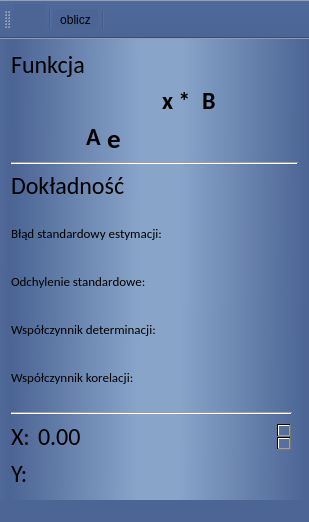
<?xml version="1.0" encoding="UTF-8"?>
<ui version="4.0">
 <class>MainWindow</class>
 <widget class="QMainWindow" name="MainWindow">
  <property name="enabled">
   <bool>true</bool>
  </property>
  <property name="geometry">
   <rect>
    <x>0</x>
    <y>0</y>
    <width>309</width>
    <height>522</height>
   </rect>
  </property>
  <property name="windowTitle">
   <string>Aproksymacja</string>
  </property>
  <property name="windowIcon">
   <iconset resource="resources.qrc">
    <normaloff>:/pictures/1495918086_line-chart_2.png</normaloff>:/pictures/1495918086_line-chart_2.png</iconset>
  </property>
  <property name="styleSheet">
   <string notr="true">background-color: rgb(76, 101, 149, 255)</string>
  </property>
  <widget class="QWidget" name="centralWidget">
   <property name="styleSheet">
    <string notr="true">background-color: qlineargradient(spread:reflect, x1:0.518, y1:0.455, x2:1, y2:0.46, stop:0.139423 rgba(136, 164, 201, 255), stop:0.985577 rgba(76, 101, 149, 255))</string>
   </property>
   <layout class="QGridLayout" name="gridLayout">
    <item row="9" column="0">
     <layout class="QFormLayout" name="formLayout">
      <property name="sizeConstraint">
       <enum>QLayout::SetMinimumSize</enum>
      </property>
      <item row="0" column="0">
       <widget class="QLabel" name="label_2">
        <property name="font">
         <font>
          <family>Calibri</family>
          <pointsize>10</pointsize>
         </font>
        </property>
        <property name="styleSheet">
         <string notr="true">background-color:qlineargradient(spread:pad, x1:1, y1:1, x2:0, y2:0, stop:1 rgba(20, 26, 60, 0))</string>
        </property>
        <property name="text">
         <string>Błąd standardowy estymacji:</string>
        </property>
       </widget>
      </item>
      <item row="1" column="0">
       <widget class="QLabel" name="label_3">
        <property name="font">
         <font>
          <family>Calibri</family>
          <pointsize>10</pointsize>
         </font>
        </property>
        <property name="styleSheet">
         <string notr="true">background-color:qlineargradient(spread:pad, x1:1, y1:1, x2:0, y2:0, stop:1 rgba(20, 26, 60, 0))</string>
        </property>
        <property name="text">
         <string>Odchylenie standardowe:</string>
        </property>
       </widget>
      </item>
      <item row="2" column="0">
       <widget class="QLabel" name="label_5">
        <property name="font">
         <font>
          <family>Calibri</family>
          <pointsize>10</pointsize>
         </font>
        </property>
        <property name="styleSheet">
         <string notr="true">background-color:qlineargradient(spread:pad, x1:1, y1:1, x2:0, y2:0, stop:1 rgba(20, 26, 60, 0))</string>
        </property>
        <property name="text">
         <string>Współczynnik determinacji:</string>
        </property>
       </widget>
      </item>
      <item row="3" column="0">
       <widget class="QLabel" name="label_6">
        <property name="font">
         <font>
          <family>Calibri</family>
          <pointsize>10</pointsize>
         </font>
        </property>
        <property name="styleSheet">
         <string notr="true">background-color:qlineargradient(spread:pad, x1:1, y1:1, x2:0, y2:0, stop:1 rgba(20, 26, 60, 0))</string>
        </property>
        <property name="text">
         <string>Współczynnik korelacji:</string>
        </property>
       </widget>
      </item>
      <item row="0" column="1">
       <widget class="QTextBrowser" name="standardErrorOfEstymation">
        <property name="sizePolicy">
         <sizepolicy hsizetype="Minimum" vsizetype="Minimum">
          <horstretch>0</horstretch>
          <verstretch>0</verstretch>
         </sizepolicy>
        </property>
        <property name="maximumSize">
         <size>
          <width>80</width>
          <height>30</height>
         </size>
        </property>
        <property name="font">
         <font>
          <family>Calibri</family>
          <pointsize>10</pointsize>
          <weight>75</weight>
          <bold>true</bold>
         </font>
        </property>
        <property name="styleSheet">
         <string notr="true">background-color:qlineargradient(spread:pad, x1:1, y1:1, x2:0, y2:0, stop:1 rgba(20, 26, 60, 0))</string>
        </property>
        <property name="frameShape">
         <enum>QFrame::NoFrame</enum>
        </property>
        <property name="frameShadow">
         <enum>QFrame::Plain</enum>
        </property>
       </widget>
      </item>
      <item row="1" column="1">
       <widget class="QTextBrowser" name="standardDeviationForRegresionLine">
        <property name="maximumSize">
         <size>
          <width>80</width>
          <height>30</height>
         </size>
        </property>
        <property name="font">
         <font>
          <family>Calibri</family>
          <pointsize>10</pointsize>
          <weight>75</weight>
          <bold>true</bold>
         </font>
        </property>
        <property name="styleSheet">
         <string notr="true">background-color:qlineargradient(spread:pad, x1:1, y1:1, x2:0, y2:0, stop:1 rgba(20, 26, 60, 0))</string>
        </property>
        <property name="frameShape">
         <enum>QFrame::NoFrame</enum>
        </property>
       </widget>
      </item>
      <item row="2" column="1">
       <widget class="QTextBrowser" name="coefficientOfdetermination">
        <property name="maximumSize">
         <size>
          <width>80</width>
          <height>30</height>
         </size>
        </property>
        <property name="font">
         <font>
          <family>Calibri</family>
          <pointsize>10</pointsize>
          <weight>75</weight>
          <bold>true</bold>
         </font>
        </property>
        <property name="styleSheet">
         <string notr="true">background-color:qlineargradient(spread:pad, x1:1, y1:1, x2:0, y2:0, stop:1 rgba(20, 26, 60, 0))</string>
        </property>
        <property name="frameShape">
         <enum>QFrame::NoFrame</enum>
        </property>
       </widget>
      </item>
      <item row="3" column="1">
       <widget class="QTextBrowser" name="correlationCoefficient">
        <property name="maximumSize">
         <size>
          <width>80</width>
          <height>30</height>
         </size>
        </property>
        <property name="font">
         <font>
          <family>Calibri</family>
          <pointsize>10</pointsize>
          <weight>75</weight>
          <bold>true</bold>
         </font>
        </property>
        <property name="styleSheet">
         <string notr="true">background-color:qlineargradient(spread:pad, x1:1, y1:1, x2:0, y2:0, stop:1 rgba(20, 26, 60, 0))</string>
        </property>
        <property name="frameShape">
         <enum>QFrame::NoFrame</enum>
        </property>
       </widget>
      </item>
     </layout>
    </item>
    <item row="0" column="0">
     <widget class="QLabel" name="label">
      <property name="font">
       <font>
        <family>Calibri</family>
        <pointsize>18</pointsize>
       </font>
      </property>
      <property name="styleSheet">
       <string notr="true">background-color:qlineargradient(spread:pad, x1:1, y1:1, x2:0, y2:0, stop:1 rgba(20, 26, 60, 0))</string>
      </property>
      <property name="text">
       <string>Funkcja</string>
      </property>
     </widget>
    </item>
    <item row="6" column="0">
     <widget class="QLabel" name="label_4">
      <property name="font">
       <font>
        <family>Calibri</family>
        <pointsize>18</pointsize>
       </font>
      </property>
      <property name="styleSheet">
       <string notr="true">background-color:qlineargradient(spread:pad, x1:1, y1:1, x2:0, y2:0, stop:1 rgba(20, 26, 60, 0))</string>
      </property>
      <property name="text">
       <string>Dokładność</string>
      </property>
     </widget>
    </item>
    <item row="10" column="0">
     <widget class="Line" name="line">
      <property name="orientation">
       <enum>Qt::Horizontal</enum>
      </property>
     </widget>
    </item>
    <item row="5" column="0" colspan="2">
     <widget class="Line" name="line_2">
      <property name="orientation">
       <enum>Qt::Horizontal</enum>
      </property>
     </widget>
    </item>
    <item row="11" column="0" rowspan="2">
     <layout class="QFormLayout" name="formLayout_2">
      <item row="2" column="0">
       <widget class="QLabel" name="label_8">
        <property name="font">
         <font>
          <family>Calibri</family>
          <pointsize>18</pointsize>
         </font>
        </property>
        <property name="styleSheet">
         <string notr="true">background-color:qlineargradient(spread:pad, x1:1, y1:1, x2:0, y2:0, stop:1 rgba(20, 26, 60, 0))</string>
        </property>
        <property name="text">
         <string>Y:</string>
        </property>
       </widget>
      </item>
      <item row="1" column="0">
       <widget class="QLabel" name="label_9">
        <property name="font">
         <font>
          <family>Calibri</family>
          <pointsize>18</pointsize>
         </font>
        </property>
        <property name="styleSheet">
         <string notr="true">background-color:qlineargradient(spread:pad, x1:1, y1:1, x2:0, y2:0, stop:1 rgba(20, 26, 60, 0))</string>
        </property>
        <property name="text">
         <string>X:</string>
        </property>
       </widget>
      </item>
      <item row="1" column="1">
       <widget class="QDoubleSpinBox" name="valueGet">
        <property name="font">
         <font>
          <family>Calibri</family>
          <pointsize>18</pointsize>
         </font>
        </property>
        <property name="layoutDirection">
         <enum>Qt::LeftToRight</enum>
        </property>
        <property name="autoFillBackground">
         <bool>false</bool>
        </property>
        <property name="styleSheet">
         <string notr="true">border-radius: 10px;
background-color:qlineargradient(spread:pad, x1:1, y1:1, x2:0, y2:0, stop:1 rgba(20, 26, 60, 0))</string>
        </property>
       </widget>
      </item>
      <item row="2" column="1">
       <widget class="QLabel" name="valueDisplay">
        <property name="font">
         <font>
          <family>Calibri</family>
          <pointsize>18</pointsize>
         </font>
        </property>
        <property name="styleSheet">
         <string notr="true">background-color:qlineargradient(spread:pad, x1:1, y1:1, x2:0, y2:0, stop:1 rgba(20, 26, 60, 0))</string>
        </property>
        <property name="text">
         <string/>
        </property>
       </widget>
      </item>
     </layout>
    </item>
    <item row="2" column="0" rowspan="2">
     <layout class="QGridLayout" name="gridLayout_2">
      <item row="2" column="0" alignment="Qt::AlignRight|Qt::AlignTop">
       <widget class="QLabel" name="factorA">
        <property name="font">
         <font>
          <family>Calibri</family>
          <pointsize>18</pointsize>
          <weight>75</weight>
          <bold>true</bold>
         </font>
        </property>
        <property name="styleSheet">
         <string notr="true">background-color:qlineargradient(spread:pad, x1:1, y1:1, x2:0, y2:0, stop:1 rgba(20, 26, 60, 0))</string>
        </property>
        <property name="text">
         <string>A</string>
        </property>
       </widget>
      </item>
      <item row="0" column="1" alignment="Qt::AlignRight|Qt::AlignBottom">
       <widget class="QLabel" name="label_10">
        <property name="font">
         <font>
          <family>Calibri</family>
          <pointsize>18</pointsize>
          <weight>75</weight>
          <bold>true</bold>
         </font>
        </property>
        <property name="styleSheet">
         <string notr="true">background-color:qlineargradient(spread:pad, x1:1, y1:1, x2:0, y2:0, stop:1 rgba(20, 26, 60, 0))</string>
        </property>
        <property name="text">
         <string>x * </string>
        </property>
       </widget>
      </item>
      <item row="0" column="2" alignment="Qt::AlignBottom">
       <widget class="QLabel" name="factorB">
        <property name="font">
         <font>
          <family>Calibri</family>
          <pointsize>18</pointsize>
          <weight>75</weight>
          <bold>true</bold>
         </font>
        </property>
        <property name="styleSheet">
         <string notr="true">background-color:qlineargradient(spread:pad, x1:1, y1:1, x2:0, y2:0, stop:1 rgba(20, 26, 60, 0))</string>
        </property>
        <property name="text">
         <string>B</string>
        </property>
       </widget>
      </item>
      <item row="2" column="1" colspan="2">
       <widget class="QLabel" name="label_7">
        <property name="font">
         <font>
          <family>Calibri</family>
          <pointsize>20</pointsize>
          <weight>75</weight>
          <bold>true</bold>
         </font>
        </property>
        <property name="styleSheet">
         <string notr="true">background-color:qlineargradient(spread:pad, x1:1, y1:1, x2:0, y2:0, stop:1 rgba(20, 26, 60, 0))</string>
        </property>
        <property name="text">
         <string>e</string>
        </property>
       </widget>
      </item>
     </layout>
    </item>
   </layout>
  </widget>
  <widget class="QMenuBar" name="menuBar">
   <property name="geometry">
    <rect>
     <x>0</x>
     <y>0</y>
     <width>309</width>
     <height>20</height>
    </rect>
   </property>
  </widget>
  <widget class="QStatusBar" name="statusBar"/>
  <widget class="QToolBar" name="toolBar">
   <property name="windowTitle">
    <string>toolBar</string>
   </property>
   <attribute name="toolBarArea">
    <enum>TopToolBarArea</enum>
   </attribute>
   <attribute name="toolBarBreak">
    <bool>false</bool>
   </attribute>
   <addaction name="open"/>
   <addaction name="separator"/>
   <addaction name="calculator"/>
   <addaction name="separator"/>
  </widget>
  <action name="open">
   <property name="checkable">
    <bool>false</bool>
   </property>
   <property name="icon">
    <iconset resource="resources.qrc">
     <normaloff>:/pictures/1495896868_ic_folder_open_48px.png</normaloff>:/pictures/1495896868_ic_folder_open_48px.png</iconset>
   </property>
   <property name="text">
    <string/>
   </property>
   <property name="toolTip">
    <string>otwórz plik z danymi</string>
   </property>
  </action>
  <action name="calculator">
   <property name="icon">
    <iconset resource="resources.qrc">
     <normaloff>:/pictures/1495897148_51.png</normaloff>:/pictures/1495897148_51.png</iconset>
   </property>
   <property name="text">
    <string>oblicz</string>
   </property>
   <property name="toolTip">
    <string>Oblicz</string>
   </property>
  </action>
 </widget>
 <layoutdefault spacing="6" margin="11"/>
 <resources>
  <include location="resources.qrc"/>
 </resources>
 <connections/>
</ui>
